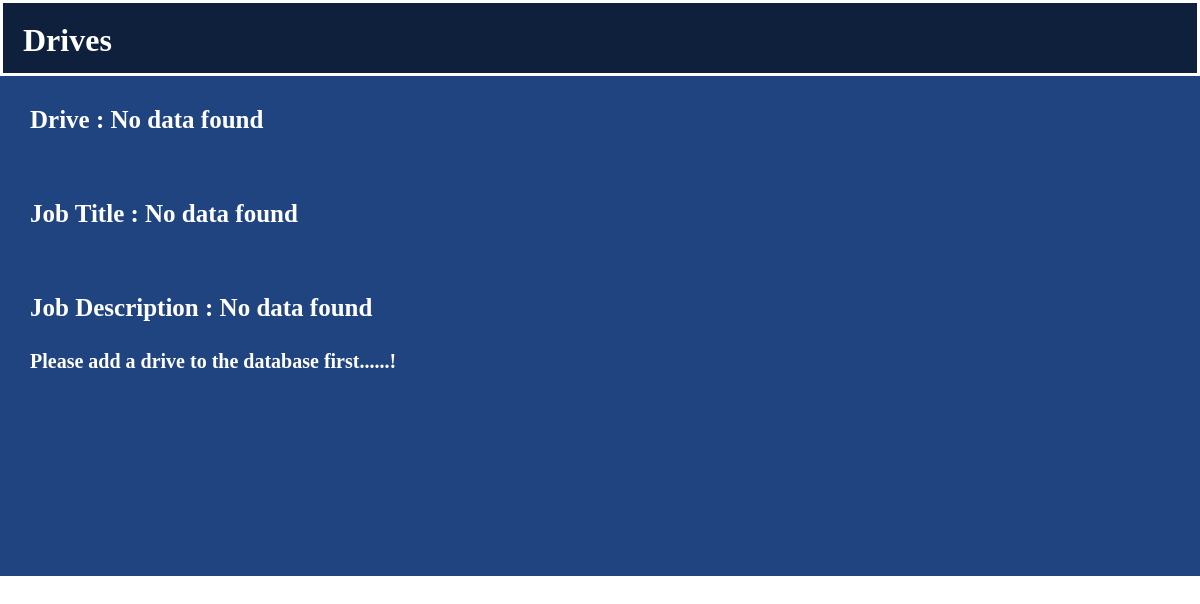
/view_details/4, run on an earlier commit of the app's database.
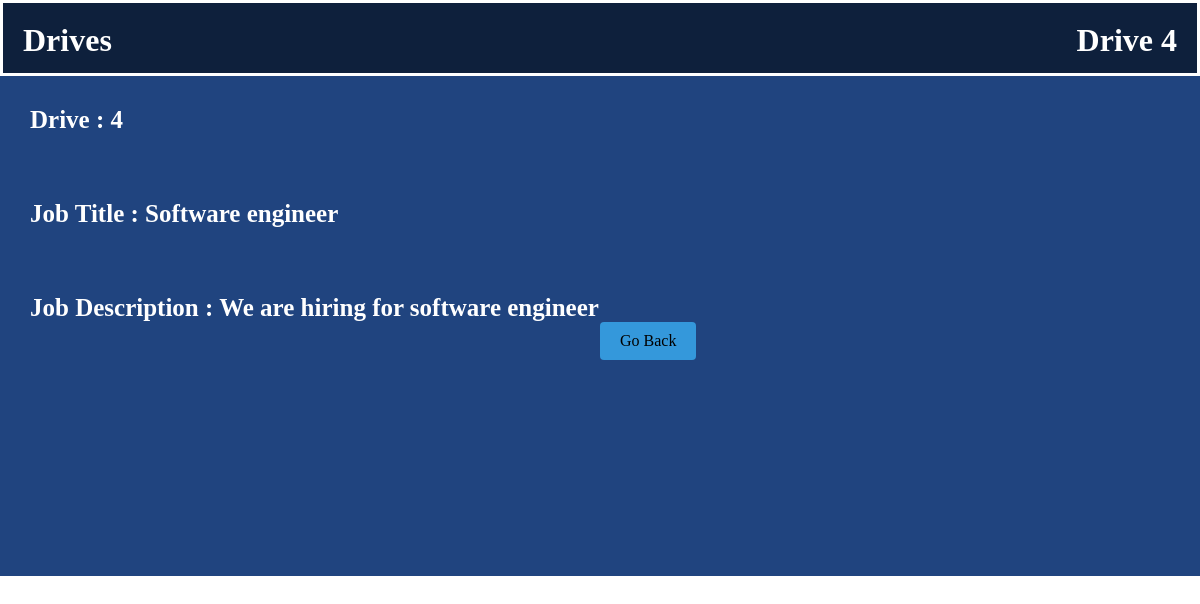
And on a later commit of the database.
### models.py (models this page shows)
class Drive(db.Model):
    __tablename__ = 'drive'
    id = db.Column(db.Integer , primary_key=True)
    user_id = db.Column(db.Integer , db.ForeignKey('users.id') , nullable=False)
    drive_name = db.Column(db.String(100) , nullable=False)
    company_id = db.Column(db.Integer , nullable=False)
    job_title = db.Column(db.String(100) , nullable=False)
    job_description = db.Column(db.String(100) , nullable=True)
    eligibilty = db.Column(db.String(100) , nullable=False)
    deadline = db.Column(db.DateTime)
    status = db.Column(db.String , default="pending")
    user = db.relationship('User', backref='drives')

### app.py (the view)
@app.route('/view_details/<int:id>',methods=['GET','POST'])
def view_details(id):
    drive = Drive.query.filter_by(id=id).first()
    company = Profile.query.filter_by(company_id=id).first()
    return render_template('view_details.html',drive=drive,company=company)

### templates/view_details.html (shortened to what this page needs)
<!DOCTYPE html>
<html lang="en">
<head>
</head>
<body>
    <div class="container">
        <div class="main">
            <div class="banner flex">
                <h1>Drives</h1>
                <h1>{{ drive.drive_name }}</h1>
            </div>
            <div class="main-content">
                {% if drive %}
                <div class="content">
                    <h3>Drive : {{drive.id}}</h3>
                    <br><br>
                    <h3>Job Title : {{drive.job_title}}</h3>
                    <br><br>
                    <h3>Job Description : {{drive.job_description}}</h3>
                    <a href="/admin_dash">Go Back</a>
                </div>
                {% else %}
                    <div class="content">
                    <h3>Drive : No data found</h3>
                    <br><br>
                    <h3>Job Title : No data found</h3>
                    <br><br>
                    <h3>Job Description : No data found</h3>
                    <br>
                    <p>Please add a drive to the database first......!</p>
                </div>
                {% endif %}
                <div class="content">
                </div>
            </div>
        </div>
    </div>
</body>
</html>

What changed in the data, as far as the page shows it:
added Drive: drive_name "Drive 4", id "4", job_title "Software engineer", job_description "We are hiring for software engineer"
Also different on the page:
text no longer shown: "Drive : No data found Job Title : No data found Job Description : No data found Please add a drive to the database first......!"
text now shown: "Drive : Job Title : Job Description : Go Back"
